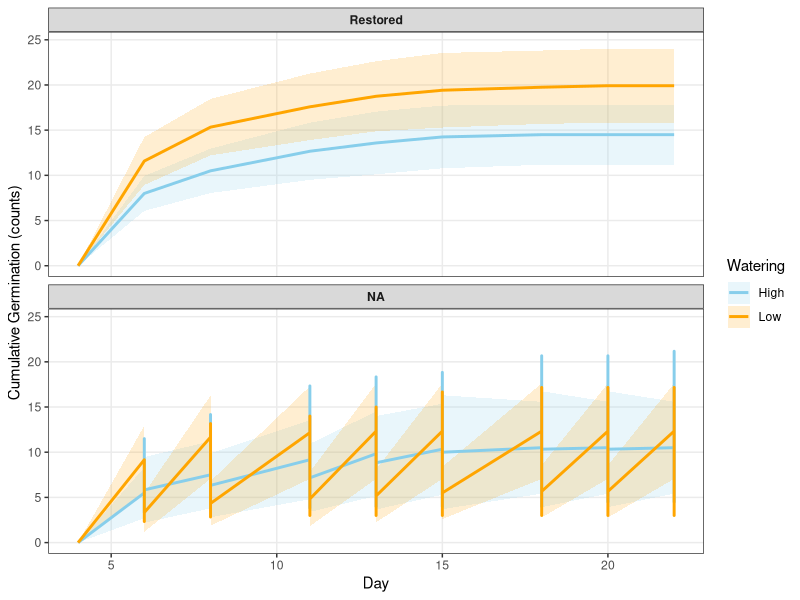
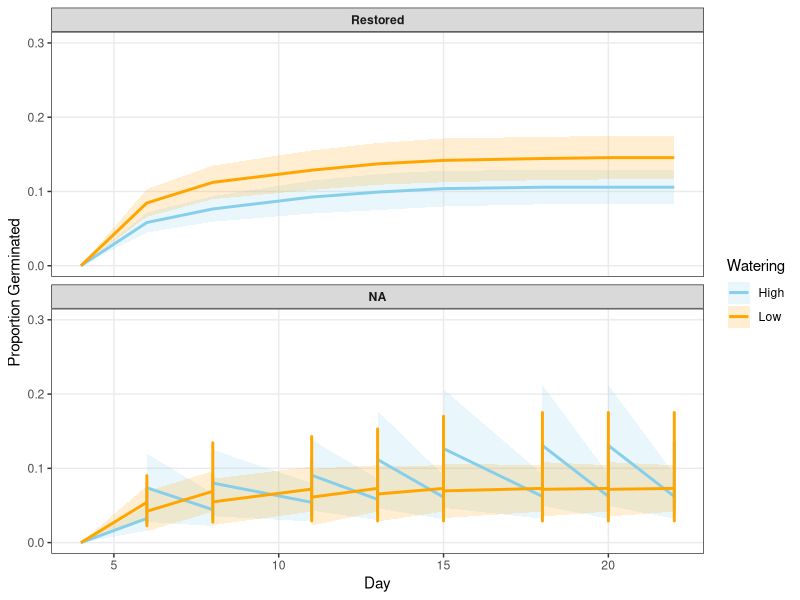
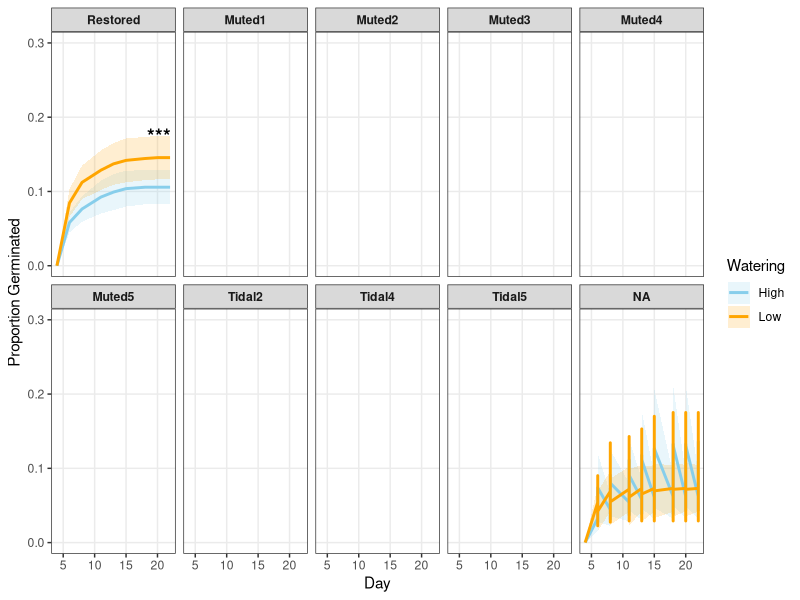
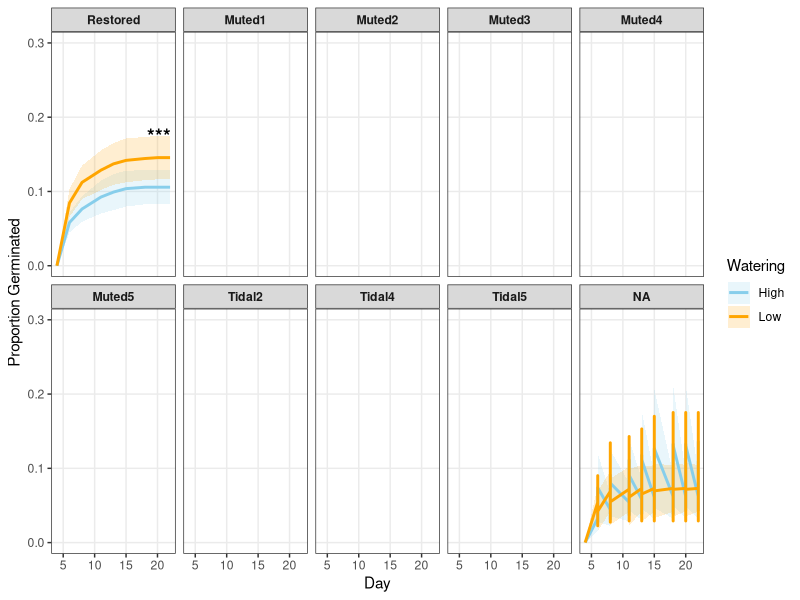
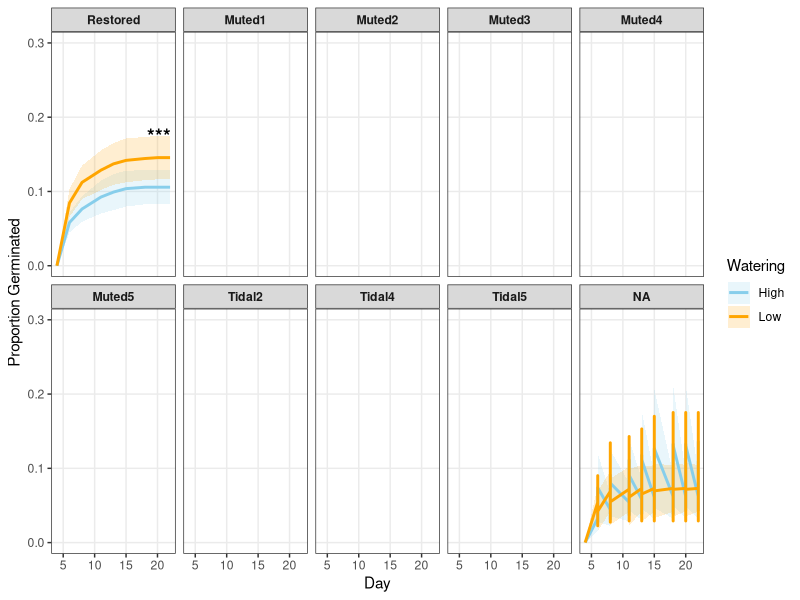

Write R code to recreate these figures, in order.
## CUMULATIVE TOTAL GERMINATION ANALYSIS

setwd("~/Hester/Seed Source/Exp 2 - Moisture")

library(dplyr)
library(tidyr)
library(ggplot2)
library(glmmTMB)
library(emmeans)
library(cowplot)

#### 1. Read data and combine seed sources ####
fldata <- read.csv("MoistureStress.csv")

fldata <- fldata %>%
  mutate(
    Seed.Source = as.character(Seed.Source),
    Seed.Source = ifelse(Seed.Source %in% c("P1", "P2"), "Hester", Seed.Source),
    Seed.Source = factor(Seed.Source),
    SiteID = factor(SiteID),
    Watering = factor(Watering, levels = c("High", "Low")),
    TidalCat = factor(TidalCat)
  )

#### 2. Reshape to long format ####
fllong <- fldata %>%
  pivot_longer(
    cols = starts_with("D"),
    names_to = "Days",
    values_to = "value"
  ) %>%
  mutate(
    Days = as.numeric(gsub("D", "", Days))
  )

#### 3. Convert alive counts to cumulative germination ####
cum_dat <- fllong %>%
  arrange(IDTag, Days) %>%
  group_by(IDTag, SiteID, Watering, Seeds, Seed.Source, TidalCat) %>%
  mutate(
    alive_count = value,
    cum_germ    = cummax(alive_count),
    failures    = Seeds - cum_germ,
    prop        = cum_germ / Seeds
  ) %>%
  ungroup() %>%
  filter(!is.na(cum_germ), Seeds > 0, cum_germ >= 0, failures >= 0)

#### 4. Option 1: Proportion data ####
plot_dat_prop <- cum_dat %>%
  group_by(SiteID, Seed.Source, Watering, Days, TidalCat) %>%
  summarise(
    mean_prop = mean(prop, na.rm = TRUE),
    se_prop   = sd(prop, na.rm = TRUE) / sqrt(sum(!is.na(prop))),
    .groups   = "drop"
  ) %>%
  mutate(
    lwr = pmax(mean_prop - 1.96 * se_prop, 0),
    upr = pmin(mean_prop + 1.96 * se_prop, 1)
  )

#### 4. Option 2: Count data ####
plot_dat_count <- cum_dat %>%
  group_by(SiteID, Seed.Source, Watering, Days, TidalCat) %>%
  summarise(
    mean_germ = mean(cum_germ, na.rm = TRUE),
    se_germ   = sd(cum_germ, na.rm = TRUE) / sqrt(sum(!is.na(cum_germ))),
    .groups   = "drop"
  ) %>%
  mutate(
    lwr = pmax(mean_germ - 1.96 * se_germ, 0),
    upr = mean_germ + 1.96 * se_germ
  )

#### 5. Set site order by tidal category ####
tidal_sites  <- sort(unique(plot_dat_count$SiteID[plot_dat_count$TidalCat == "Natural"]))
muted_sites  <- sort(unique(plot_dat_count$SiteID[plot_dat_count$TidalCat == "Diked"]))
rest_sites   <- sort(unique(plot_dat_count$SiteID[plot_dat_count$TidalCat == "Restored"]))

panel_order <- c(muted_sites, tidal_sites, rest_sites)

plot_dat_count$SiteID <- factor(plot_dat_count$SiteID, levels = panel_order)
plot_dat_prop$SiteID  <- factor(plot_dat_prop$SiteID,  levels = panel_order)

#### 6.  Count plot ####
watering_colors <- c(Low = 'orange', High = 'skyblue')

final_count_plot <- ggplot(plot_dat_count,
                           aes(x = Days, y = mean_germ,
                               color = Watering, group = Watering)) +
  geom_ribbon(aes(ymin = lwr, ymax = upr, fill = Watering),
              alpha = 0.18, color = NA) +
  geom_line(linewidth = 1) +
  facet_wrap(~ SiteID, nrow = 2) +
  scale_color_manual(values = watering_colors) +
  scale_fill_manual(values = watering_colors) +
  labs(x = "Day", y = "Cumulative Germination (counts)") +
  theme_bw() +
  theme(panel.grid.minor = element_blank(),
        strip.text = element_text(face = "bold"),
        legend.position = "right")

final_count_plot

#### 8. Proportion plot ####
final_cum_plot <- ggplot(plot_dat_prop,
                         aes(x = Days, y = mean_prop,
                             color = Watering, group = Watering)) +
  geom_ribbon(aes(ymin = lwr, ymax = upr, fill = Watering),
              alpha = 0.18, color = NA) +
  geom_line(linewidth = 1) +
  facet_wrap(~ SiteID, nrow = 2, drop = FALSE) +
  scale_color_manual(values = watering_colors) +
  scale_fill_manual(values = watering_colors) +
  scale_y_continuous(limits = c(0, 0.3)) +
  labs(x = "Day", y = "Proportion Germinated") +
  theme_bw() +
  theme(panel.grid.minor = element_blank(),
        strip.text = element_text(face = "bold"),
        legend.position = "right")

final_cum_plot

#### 9. Stats at final timepoint####

final_day <- cum_dat %>%
  group_by(IDTag, Seed.Source, SiteID, Watering, TidalCat) %>%
  slice_max(order_by = Days, n = 1, with_ties = FALSE) %>%
  ungroup()

stat_dat <- final_day %>%
  group_by(SiteID) %>%
  summarise(
    p_value = {
      m <- glm(cbind(cum_germ, failures) ~ Watering,
               family = binomial, data = cur_data())
      summary(m)$coefficients["WateringLow", "Pr(>|z|)"]
    },
    .groups = "drop"
  ) %>%
  mutate(
    sig = case_when(
      p_value < 0.001 ~ "***",
      p_value < 0.01  ~ "**",
      p_value < 0.05  ~ "*",
      #  TRUE            ~ "ns"
    )
  )

# get y positions
y_pos <- plot_dat_prop %>%
  group_by(SiteID) %>%
  summarise(y = max(upr, na.rm = TRUE), .groups = "drop")

stat_dat <- left_join(stat_dat, y_pos, by = "SiteID")

#### 10. Add stats to proportion plot ####

final_cum_plot +
  geom_text(data = stat_dat,
            aes(x = Inf, y = y, label = sig),
            inherit.aes = FALSE,
            hjust = 1.2,
            size = 5,
            fontface = "bold")

final_cum_plot +geom_text(data = stat_dat,aes(x = Inf, y = y, label = sig),inherit.aes = FALSE,hjust = 1.2,size = 5,fontface = "bold")

ggsave(filename = "SupplementalFig3.tif", dpi = 300, path = "Figures")                                                                                                                                                                                                                                                   
